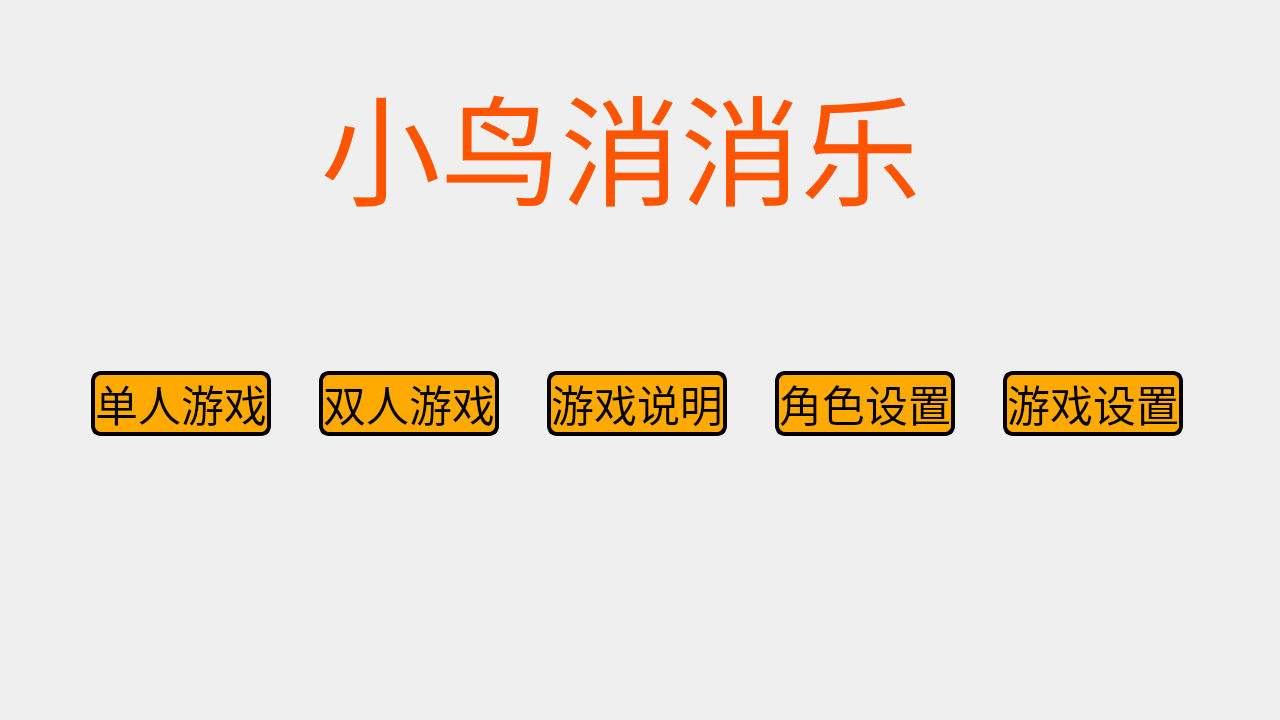
<?xml version="1.0" encoding="UTF-8"?>
<ui version="4.0">
 <class>MainMenu</class>
 <widget class="QWidget" name="MainMenu">
  <property name="geometry">
   <rect>
    <x>0</x>
    <y>0</y>
    <width>1280</width>
    <height>720</height>
   </rect>
  </property>
  <property name="windowTitle">
   <string>MainMenu</string>
  </property>
  <property name="styleSheet">
   <string notr="true">QPushButton{
background-color: rgb(255, 170, 0);
border:4px solid black;
border-radius: 10px;
}
QPushButton:hover{
background-color: rgb(92, 176, 255);
border:4px solid black;
border-radius: 10px;
width: 198px; height: 72px;
}
QPushButton:pressed{
background-color: rgb(85, 255, 127);
border:4px solid black;
border-radius: 10px;
}</string>
  </property>
  <widget class="QLabel" name="label">
   <property name="geometry">
    <rect>
     <x>320</x>
     <y>40</y>
     <width>601</width>
     <height>211</height>
    </rect>
   </property>
   <property name="font">
    <font>
     <family>方正粗黑宋简体</family>
     <pointsize>90</pointsize>
    </font>
   </property>
   <property name="styleSheet">
    <string notr="true">color: rgb(85, 85, 255);</string>
   </property>
   <property name="text">
    <string>&lt;html&gt;&lt;head/&gt;&lt;body&gt;&lt;p align=&quot;center&quot;&gt;&lt;span style=&quot; color:#ff5500;&quot;&gt;小鸟消消乐&lt;/span&gt;&lt;/p&gt;&lt;/body&gt;&lt;/html&gt;</string>
   </property>
  </widget>
  <widget class="QLabel" name="label_2">
   <property name="geometry">
    <rect>
     <x>20</x>
     <y>430</y>
     <width>301</width>
     <height>301</height>
    </rect>
   </property>
   <property name="styleSheet">
    <string notr="true">border-image: url(:/resorce/icon.ico);</string>
   </property>
   <property name="text">
    <string/>
   </property>
  </widget>
  <widget class="QPushButton" name="Button_Singal">
   <property name="geometry">
    <rect>
     <x>91</x>
     <y>371</y>
     <width>180</width>
     <height>65</height>
    </rect>
   </property>
   <property name="minimumSize">
    <size>
     <width>180</width>
     <height>65</height>
    </size>
   </property>
   <property name="sizeIncrement">
    <size>
     <width>121</width>
     <height>41</height>
    </size>
   </property>
   <property name="font">
    <font>
     <family>方正粗黑宋简体</family>
     <pointsize>32</pointsize>
    </font>
   </property>
   <property name="styleSheet">
    <string notr="true"/>
   </property>
   <property name="text">
    <string>单人游戏</string>
   </property>
  </widget>
  <widget class="QPushButton" name="Button_Set_one">
   <property name="geometry">
    <rect>
     <x>775</x>
     <y>371</y>
     <width>180</width>
     <height>65</height>
    </rect>
   </property>
   <property name="minimumSize">
    <size>
     <width>180</width>
     <height>65</height>
    </size>
   </property>
   <property name="sizeIncrement">
    <size>
     <width>121</width>
     <height>41</height>
    </size>
   </property>
   <property name="font">
    <font>
     <family>方正粗黑宋简体</family>
     <pointsize>32</pointsize>
    </font>
   </property>
   <property name="styleSheet">
    <string notr="true"/>
   </property>
   <property name="text">
    <string>角色设置</string>
   </property>
  </widget>
  <widget class="QPushButton" name="Button_Set_two">
   <property name="geometry">
    <rect>
     <x>1003</x>
     <y>371</y>
     <width>180</width>
     <height>65</height>
    </rect>
   </property>
   <property name="minimumSize">
    <size>
     <width>180</width>
     <height>65</height>
    </size>
   </property>
   <property name="sizeIncrement">
    <size>
     <width>121</width>
     <height>41</height>
    </size>
   </property>
   <property name="font">
    <font>
     <family>方正粗黑宋简体</family>
     <pointsize>32</pointsize>
    </font>
   </property>
   <property name="styleSheet">
    <string notr="true"/>
   </property>
   <property name="text">
    <string>游戏设置</string>
   </property>
  </widget>
  <widget class="QPushButton" name="Button_Double">
   <property name="geometry">
    <rect>
     <x>319</x>
     <y>371</y>
     <width>180</width>
     <height>65</height>
    </rect>
   </property>
   <property name="minimumSize">
    <size>
     <width>180</width>
     <height>65</height>
    </size>
   </property>
   <property name="sizeIncrement">
    <size>
     <width>121</width>
     <height>41</height>
    </size>
   </property>
   <property name="font">
    <font>
     <family>方正粗黑宋简体</family>
     <pointsize>32</pointsize>
    </font>
   </property>
   <property name="styleSheet">
    <string notr="true"/>
   </property>
   <property name="text">
    <string>双人游戏</string>
   </property>
  </widget>
  <widget class="QPushButton" name="Button_Intro">
   <property name="geometry">
    <rect>
     <x>547</x>
     <y>371</y>
     <width>180</width>
     <height>65</height>
    </rect>
   </property>
   <property name="minimumSize">
    <size>
     <width>180</width>
     <height>65</height>
    </size>
   </property>
   <property name="sizeIncrement">
    <size>
     <width>121</width>
     <height>41</height>
    </size>
   </property>
   <property name="font">
    <font>
     <family>方正粗黑宋简体</family>
     <pointsize>32</pointsize>
    </font>
   </property>
   <property name="styleSheet">
    <string notr="true"/>
   </property>
   <property name="text">
    <string>游戏说明</string>
   </property>
  </widget>
 </widget>
 <resources/>
 <connections/>
</ui>
